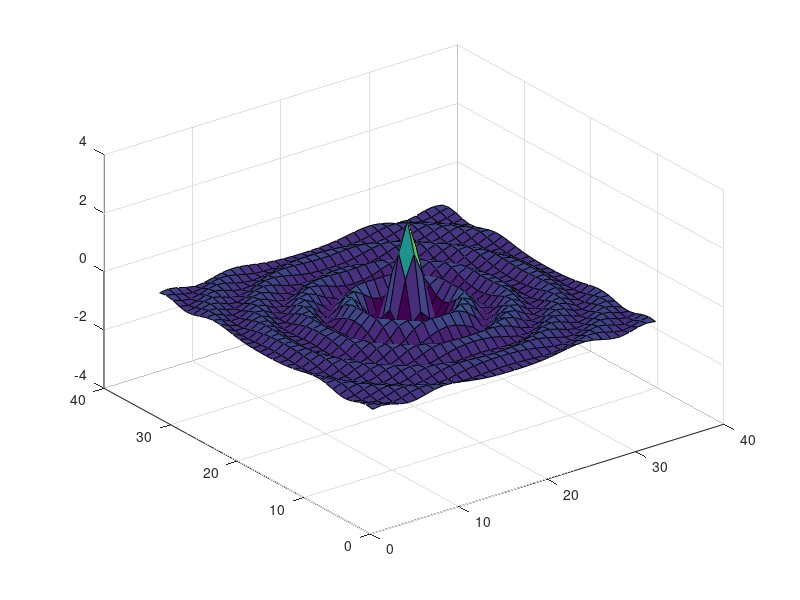

Reproduce this figure in MATLAB.
[x,y]=meshgrid(-8:.5:8);
r=sqrt(x.^2+y.^2)+eps;
for n=-3:0.05:3;
z=sin(r.*n)./r;
surf(z), view(-37,38), axis([0,40,0,40,-4,4]);
pause(0.05)
end